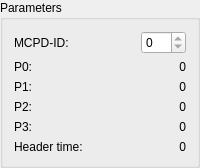
           <widget class="QGroupBox" name="groupBox17">
            <property name="title">
             <string>Parameters</string>
            </property>
            <layout class="QGridLayout" name="gridLayout_16">
             <item row="1" column="0">
              <widget class="QLabel" name="textLabel6">
               <property name="text">
                <string>P0:</string>
               </property>
               <property name="wordWrap">
                <bool>false</bool>
               </property>
              </widget>
             </item>
             <item row="2" column="0">
              <widget class="QLabel" name="textLabel7">
               <property name="text">
                <string>P1:</string>
               </property>
               <property name="wordWrap">
                <bool>false</bool>
               </property>
              </widget>
             </item>
             <item row="3" column="0">
              <widget class="QLabel" name="textLabel8">
               <property name="text">
                <string>P2:</string>
               </property>
               <property name="wordWrap">
                <bool>false</bool>
               </property>
              </widget>
             </item>
             <item row="4" column="0">
              <widget class="QLabel" name="textLabel9">
               <property name="text">
                <string>P3:</string>
               </property>
               <property name="wordWrap">
                <bool>false</bool>
               </property>
              </widget>
             </item>
             <item row="1" column="1" colspan="2">
              <widget class="QLabel" name="param0">
               <property name="text">
                <string>&lt;p align=&quot;right&quot;&gt;0&lt;/p&gt;</string>
               </property>
               <property name="wordWrap">
                <bool>false</bool>
               </property>
              </widget>
             </item>
             <item row="2" column="1" colspan="2">
              <widget class="QLabel" name="param1">
               <property name="text">
                <string>&lt;p align=&quot;right&quot;&gt;0&lt;/p&gt;</string>
               </property>
               <property name="wordWrap">
                <bool>false</bool>
               </property>
              </widget>
             </item>
             <item row="4" column="1" colspan="2">
              <widget class="QLabel" name="param3">
               <property name="text">
                <string>&lt;p align=&quot;right&quot;&gt;0&lt;/p&gt;</string>
               </property>
               <property name="wordWrap">
                <bool>false</bool>
               </property>
              </widget>
             </item>
             <item row="0" column="2">
              <widget class="MCPDSpinBox" name="paramId">
               <property name="enabled">
                <bool>true</bool>
               </property>
               <property name="maximum">
                <number>0</number>
               </property>
              </widget>
             </item>
             <item row="3" column="1" colspan="2">
              <widget class="QLabel" name="param2">
               <property name="text">
                <string>&lt;p align=&quot;right&quot;&gt;0&lt;/p&gt;</string>
               </property>
               <property name="wordWrap">
                <bool>false</bool>
               </property>
              </widget>
             </item>
             <item row="5" column="1" colspan="2">
              <widget class="QLabel" name="hTimeText">
               <property name="text">
                <string>0</string>
               </property>
               <property name="alignment">
                <set>Qt::AlignRight|Qt::AlignTrailing|Qt::AlignVCenter</set>
               </property>
               <property name="wordWrap">
                <bool>false</bool>
               </property>
              </widget>
             </item>
             <item row="5" column="0">
              <widget class="QLabel" name="textLabel10">
               <property name="text">
                <string>Header time:</string>
               </property>
               <property name="wordWrap">
                <bool>false</bool>
               </property>
              </widget>
             </item>
             <item row="0" column="0" colspan="2">
              <widget class="QLabel" name="textLabel11">
               <property name="text">
                <string>MCPD-ID:</string>
               </property>
               <property name="wordWrap">
                <bool>false</bool>
               </property>
              </widget>
             </item>
            </layout>
           </widget>
